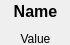
<?xml version="1.0" encoding="UTF-8"?>
<!--
Autori: Juraj Kula (xkulaj02), Michal Vaško (xvasko14)
Popis: Generovaný súbor
-->
<ui version="4.0">
 <class>portInfoDialogData</class>
 <widget class="QWidget" name="portInfoDialogData">
  <property name="geometry">
   <rect>
    <x>0</x>
    <y>0</y>
    <width>70</width>
    <height>45</height>
   </rect>
  </property>
  <property name="windowTitle">
   <string>Form</string>
  </property>
  <widget class="QWidget" name="verticalLayoutWidget">
   <property name="geometry">
    <rect>
     <x>0</x>
     <y>0</y>
     <width>71</width>
     <height>49</height>
    </rect>
   </property>
   <layout class="QVBoxLayout" name="verticalLayout">
    <item>
     <widget class="QLabel" name="Name">
      <property name="font">
       <font>
        <pointsize>12</pointsize>
        <weight>75</weight>
        <bold>true</bold>
       </font>
      </property>
      <property name="text">
       <string>Name</string>
      </property>
      <property name="alignment">
       <set>Qt::AlignCenter</set>
      </property>
     </widget>
    </item>
    <item>
     <widget class="QLabel" name="Value">
      <property name="text">
       <string>Value</string>
      </property>
      <property name="alignment">
       <set>Qt::AlignCenter</set>
      </property>
     </widget>
    </item>
   </layout>
  </widget>
 </widget>
 <resources/>
 <connections/>
</ui>
